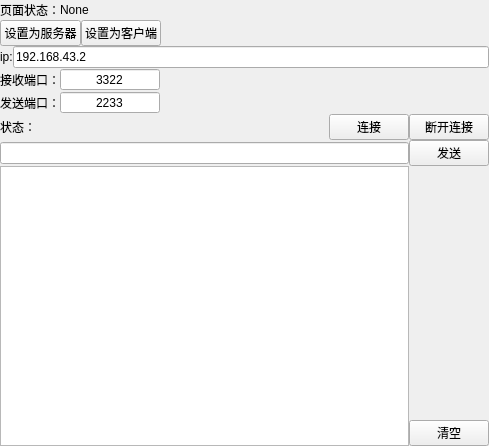
<?xml version="1.0" encoding="UTF-8"?>
<ui version="4.0">
 <class>TCPPage</class>
 <widget class="QWidget" name="TCPPage">
  <property name="geometry">
   <rect>
    <x>0</x>
    <y>0</y>
    <width>489</width>
    <height>446</height>
   </rect>
  </property>
  <property name="windowTitle">
   <string>Form</string>
  </property>
  <property name="styleSheet">
   <string notr="true"/>
  </property>
  <layout class="QHBoxLayout" name="horizontalLayout_6">
   <property name="spacing">
    <number>0</number>
   </property>
   <property name="leftMargin">
    <number>0</number>
   </property>
   <property name="topMargin">
    <number>0</number>
   </property>
   <property name="rightMargin">
    <number>0</number>
   </property>
   <property name="bottomMargin">
    <number>0</number>
   </property>
   <item>
    <layout class="QVBoxLayout" name="verticalLayout">
     <property name="topMargin">
      <number>0</number>
     </property>
     <property name="rightMargin">
      <number>0</number>
     </property>
     <item>
      <layout class="QHBoxLayout" name="horizontalLayout_8">
       <property name="topMargin">
        <number>0</number>
       </property>
       <item>
        <widget class="QLabel" name="label_5">
         <property name="text">
          <string>页面状态：</string>
         </property>
        </widget>
       </item>
       <item>
        <widget class="QLabel" name="label_pageStatus">
         <property name="text">
          <string>None</string>
         </property>
        </widget>
       </item>
       <item>
        <spacer name="horizontalSpacer_4">
         <property name="orientation">
          <enum>Qt::Orientation::Horizontal</enum>
         </property>
         <property name="sizeHint" stdset="0">
          <size>
           <width>40</width>
           <height>20</height>
          </size>
         </property>
        </spacer>
       </item>
      </layout>
     </item>
     <item>
      <layout class="QHBoxLayout" name="horizontalLayout_9">
       <property name="topMargin">
        <number>0</number>
       </property>
       <item>
        <widget class="QPushButton" name="btn_SettingServer">
         <property name="text">
          <string>设置为服务器</string>
         </property>
        </widget>
       </item>
       <item>
        <widget class="QPushButton" name="btn_SettingClient">
         <property name="text">
          <string>设置为客户端</string>
         </property>
        </widget>
       </item>
       <item>
        <spacer name="horizontalSpacer_5">
         <property name="orientation">
          <enum>Qt::Orientation::Horizontal</enum>
         </property>
         <property name="sizeHint" stdset="0">
          <size>
           <width>40</width>
           <height>20</height>
          </size>
         </property>
        </spacer>
       </item>
      </layout>
     </item>
     <item>
      <layout class="QHBoxLayout" name="horizontalLayout">
       <item>
        <widget class="QLabel" name="label">
         <property name="text">
          <string>ip:</string>
         </property>
        </widget>
       </item>
       <item>
        <widget class="QLineEdit" name="ip">
         <property name="text">
          <string>192.168.43.2</string>
         </property>
        </widget>
       </item>
      </layout>
     </item>
     <item>
      <layout class="QHBoxLayout" name="horizontalLayout_3">
       <item>
        <widget class="QLabel" name="label_3">
         <property name="text">
          <string>接收端口：</string>
         </property>
        </widget>
       </item>
       <item>
        <widget class="QDoubleSpinBox" name="doubleSpinBox_AcceptPort">
         <property name="minimumSize">
          <size>
           <width>100</width>
           <height>0</height>
          </size>
         </property>
         <property name="autoFillBackground">
          <bool>false</bool>
         </property>
         <property name="alignment">
          <set>Qt::AlignmentFlag::AlignCenter</set>
         </property>
         <property name="buttonSymbols">
          <enum>QAbstractSpinBox::ButtonSymbols::NoButtons</enum>
         </property>
         <property name="decimals">
          <number>0</number>
         </property>
         <property name="maximum">
          <double>65535.000000000000000</double>
         </property>
         <property name="stepType">
          <enum>QAbstractSpinBox::StepType::DefaultStepType</enum>
         </property>
         <property name="value">
          <double>3322.000000000000000</double>
         </property>
        </widget>
       </item>
       <item>
        <spacer name="horizontalSpacer_2">
         <property name="orientation">
          <enum>Qt::Orientation::Horizontal</enum>
         </property>
         <property name="sizeHint" stdset="0">
          <size>
           <width>40</width>
           <height>20</height>
          </size>
         </property>
        </spacer>
       </item>
      </layout>
     </item>
     <item>
      <layout class="QHBoxLayout" name="horizontalLayout_2">
       <item>
        <widget class="QLabel" name="label_2">
         <property name="text">
          <string>发送端口：</string>
         </property>
        </widget>
       </item>
       <item>
        <widget class="QDoubleSpinBox" name="doubleSpinBox_SendPort">
         <property name="minimumSize">
          <size>
           <width>100</width>
           <height>0</height>
          </size>
         </property>
         <property name="autoFillBackground">
          <bool>false</bool>
         </property>
         <property name="alignment">
          <set>Qt::AlignmentFlag::AlignCenter</set>
         </property>
         <property name="buttonSymbols">
          <enum>QAbstractSpinBox::ButtonSymbols::NoButtons</enum>
         </property>
         <property name="decimals">
          <number>0</number>
         </property>
         <property name="maximum">
          <double>65535.000000000000000</double>
         </property>
         <property name="stepType">
          <enum>QAbstractSpinBox::StepType::DefaultStepType</enum>
         </property>
         <property name="value">
          <double>2233.000000000000000</double>
         </property>
        </widget>
       </item>
       <item>
        <spacer name="horizontalSpacer_3">
         <property name="orientation">
          <enum>Qt::Orientation::Horizontal</enum>
         </property>
         <property name="sizeHint" stdset="0">
          <size>
           <width>40</width>
           <height>20</height>
          </size>
         </property>
        </spacer>
       </item>
      </layout>
     </item>
     <item>
      <layout class="QHBoxLayout" name="horizontalLayout_5">
       <property name="topMargin">
        <number>0</number>
       </property>
       <item>
        <widget class="QLabel" name="label_4">
         <property name="text">
          <string>状态：</string>
         </property>
        </widget>
       </item>
       <item>
        <widget class="QLabel" name="label_status">
         <property name="minimumSize">
          <size>
           <width>40</width>
           <height>0</height>
          </size>
         </property>
         <property name="text">
          <string/>
         </property>
        </widget>
       </item>
       <item>
        <spacer name="horizontalSpacer">
         <property name="orientation">
          <enum>Qt::Orientation::Horizontal</enum>
         </property>
         <property name="sizeHint" stdset="0">
          <size>
           <width>40</width>
           <height>20</height>
          </size>
         </property>
        </spacer>
       </item>
       <item>
        <widget class="QPushButton" name="btn_connect">
         <property name="text">
          <string>连接</string>
         </property>
        </widget>
       </item>
       <item>
        <widget class="QPushButton" name="btn_disconnect">
         <property name="text">
          <string>断开连接</string>
         </property>
        </widget>
       </item>
      </layout>
     </item>
     <item>
      <layout class="QVBoxLayout" name="verticalLayout_2">
       <item>
        <layout class="QHBoxLayout" name="horizontalLayout_4">
         <item>
          <widget class="QLineEdit" name="textEdit_eara"/>
         </item>
         <item>
          <widget class="QPushButton" name="btn_send">
           <property name="text">
            <string>发送</string>
           </property>
          </widget>
         </item>
        </layout>
       </item>
       <item>
        <layout class="QHBoxLayout" name="horizontalLayout_7">
         <property name="topMargin">
          <number>0</number>
         </property>
         <item>
          <widget class="QTextEdit" name="text_accept"/>
         </item>
         <item>
          <layout class="QVBoxLayout" name="verticalLayout_5">
           <property name="rightMargin">
            <number>0</number>
           </property>
           <item>
            <spacer name="verticalSpacer">
             <property name="orientation">
              <enum>Qt::Orientation::Vertical</enum>
             </property>
             <property name="sizeHint" stdset="0">
              <size>
               <width>20</width>
               <height>40</height>
              </size>
             </property>
            </spacer>
           </item>
           <item>
            <widget class="QPushButton" name="btn_clear">
             <property name="text">
              <string>清空</string>
             </property>
            </widget>
           </item>
          </layout>
         </item>
        </layout>
       </item>
       <item>
        <layout class="QVBoxLayout" name="verticalLayout_4">
         <property name="rightMargin">
          <number>0</number>
         </property>
        </layout>
       </item>
      </layout>
     </item>
    </layout>
   </item>
  </layout>
 </widget>
 <resources/>
 <connections/>
</ui>
